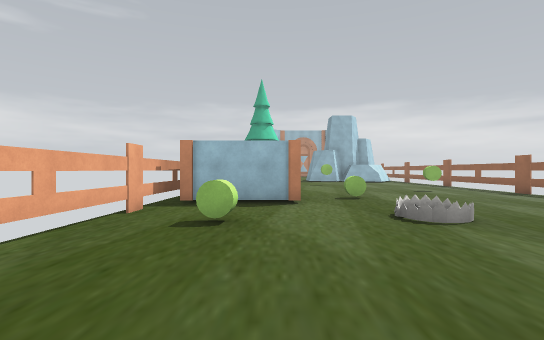
view 1 (above)

16 first-person views from a walk through a Unity game level. The camera is 1.4 m above the floor, looks level and sees 85° across. The floor is counted in squares, 2 m on a side. Each view is taken from the middle of a square. On the plan, view 1 faces up. The plan holds only what a view shows up to about 10 squares ahead; the rest is blank. The place goes on beyond the plan. The player is left out. Some surface patterns are stand-ins.

view 2
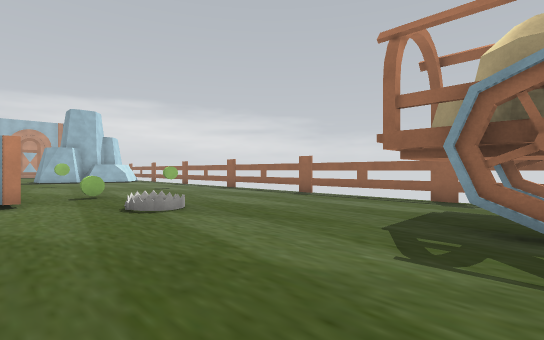

view 3
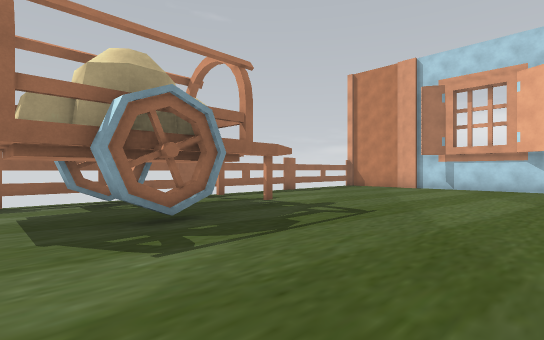

view 4
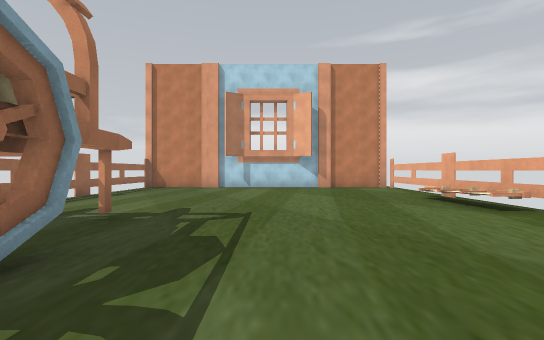

view 5
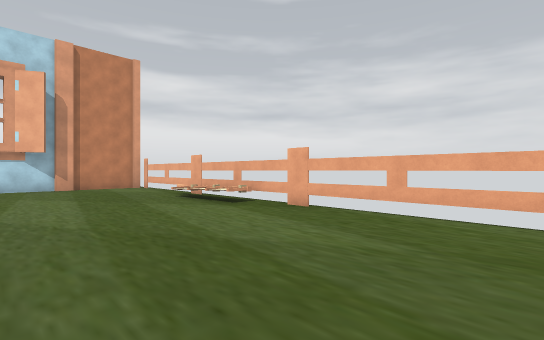

view 6
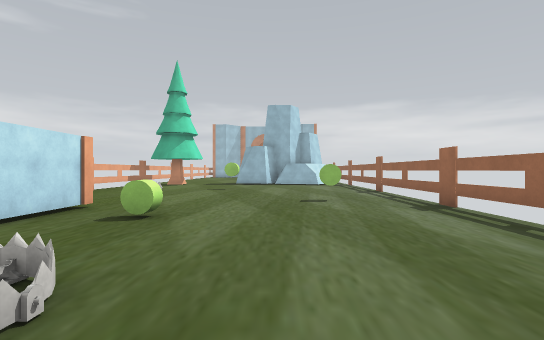

view 7
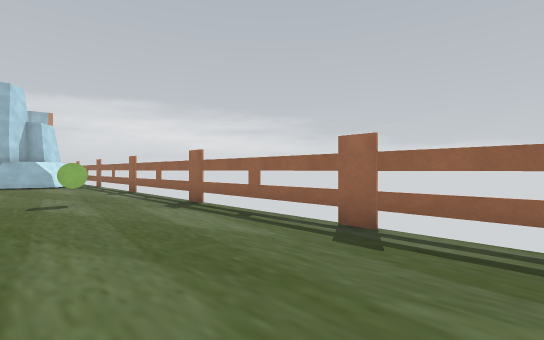

view 8
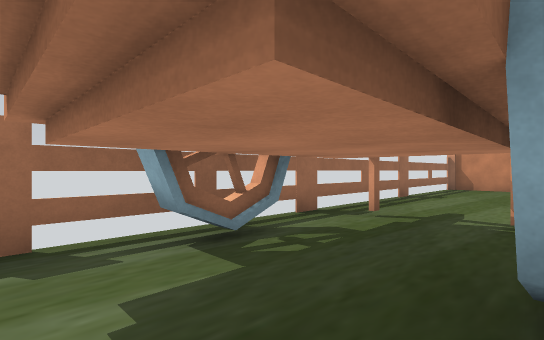

view 9
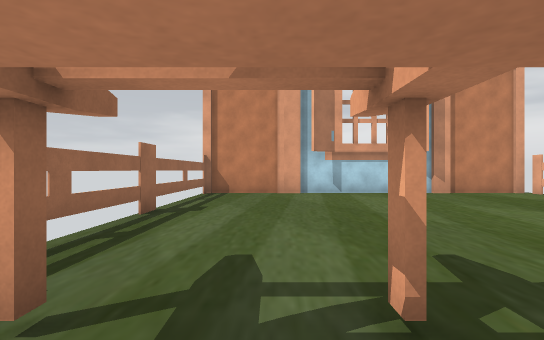

view 10
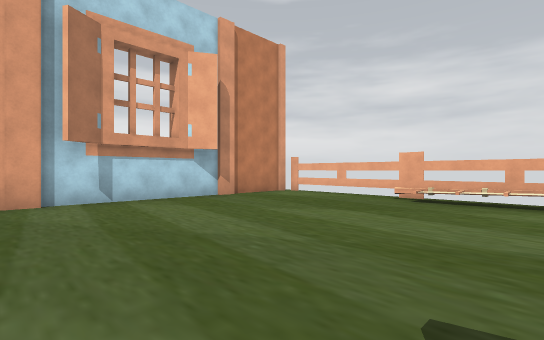

view 11
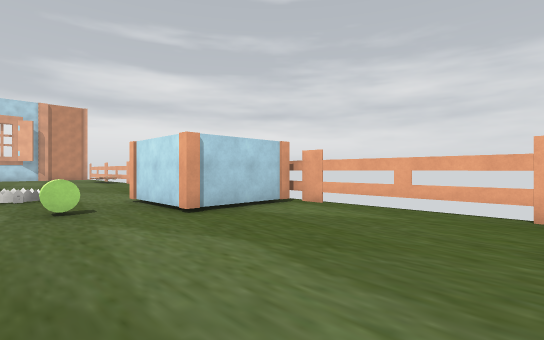

view 12
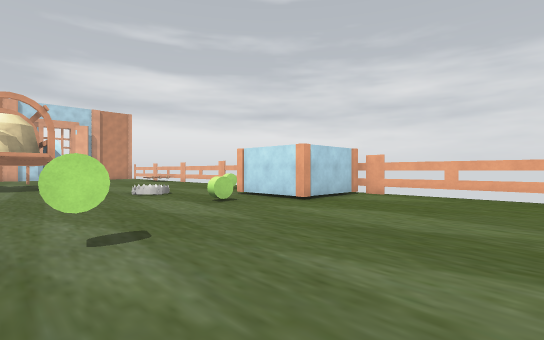

view 13
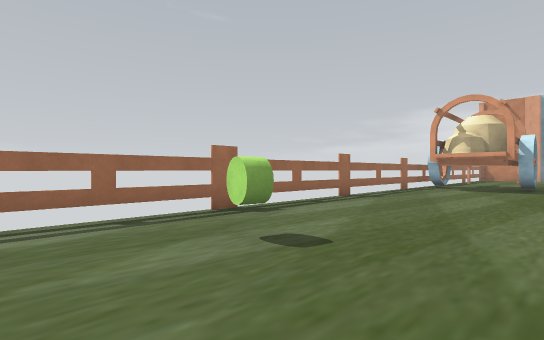

view 14
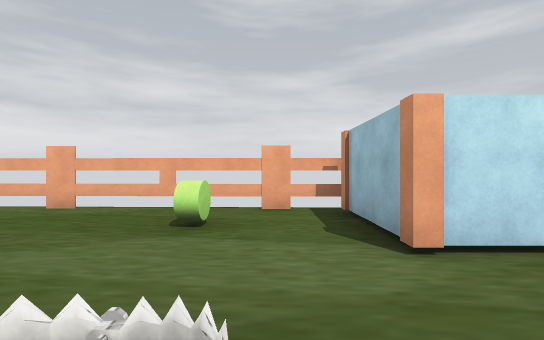

view 15
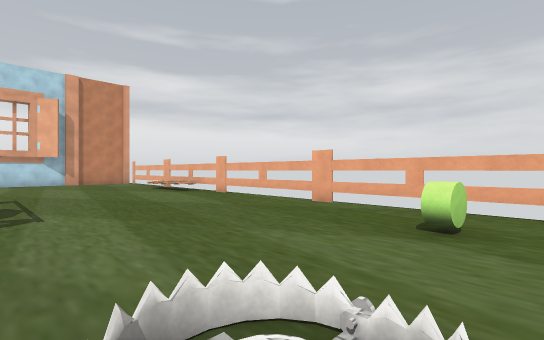

view 16
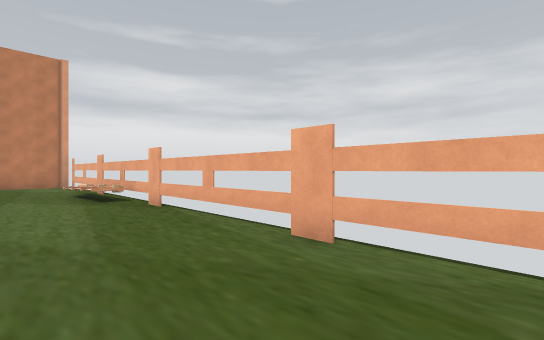

### Floor plan
Points are (right, up) in squares from view 1. A wall is a line through its corners. A room is listed if a view was taken in it or the views show most of it. See-through windows are left out.
Room 1 (views 1, 2, 3, 4, 5, 6, 7, 8, 9, 10, 11, 12, 13, 14, 15, 16)
walls: (-2, 8.6) (0.5, 8.6) (0.5, 6.2) (-2, 6.2); (-2.2, 12.8) (-2.7, -10.8); (-2.6, -11) (7, -11) (7.5, 13.5)
ways out: gap at (-3, -5); gap at (7, 0)
objects: other object (-2, -5); other object (-1, 4); trap (2, 5); other object (2, 7); wheel (4, -1) to (4, 0); other object (5, 10); wheel (6, -1) to (6, 0)

Positions as (right, up) in squares from view 1, and headings:
1: (0, 0), facing up
2: (0, -1), facing up-right
3: (0, 1), facing down-right
4: (2, 1), facing down
5: (2, 1), facing down-left
6: (4, 3), facing up
7: (4, 3), facing up-right
8: (4, 1), facing down-right
9: (5, -2), facing down
10: (5, -4), facing down-left
11: (3, 13), facing down-left
12: (6, 13), facing down-left
13: (3, 12), facing down-right
14: (3, 5), facing left
15: (3, 5), facing down-left
16: (0, 3), facing down-left
